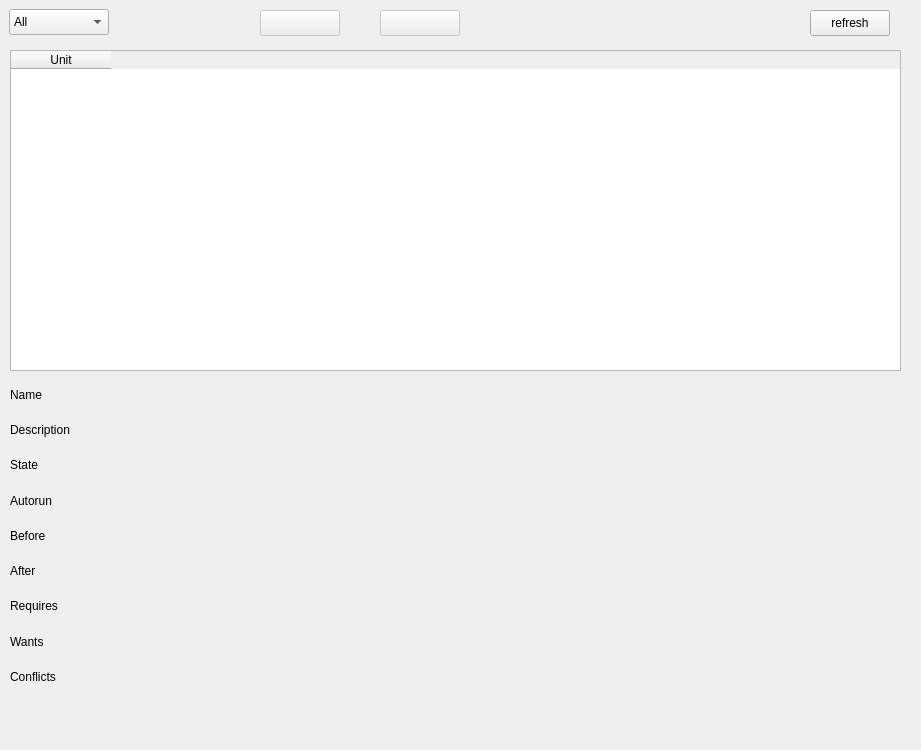
<?xml version="1.0" encoding="UTF-8"?>
<ui version="4.0">
 <class>Widget</class>
 <widget class="QWidget" name="Widget">
  <property name="geometry">
   <rect>
    <x>0</x>
    <y>0</y>
    <width>921</width>
    <height>750</height>
   </rect>
  </property>
  <property name="minimumSize">
   <size>
    <width>921</width>
    <height>750</height>
   </size>
  </property>
  <property name="maximumSize">
   <size>
    <width>921</width>
    <height>750</height>
   </size>
  </property>
  <property name="windowTitle">
   <string>Widget</string>
  </property>
  <widget class="QComboBox" name="comboBox">
   <property name="geometry">
    <rect>
     <x>9</x>
     <y>9</y>
     <width>100</width>
     <height>26</height>
    </rect>
   </property>
   <item>
    <property name="text">
     <string>All</string>
    </property>
   </item>
   <item>
    <property name="text">
     <string>Service</string>
    </property>
   </item>
   <item>
    <property name="text">
     <string>Mount</string>
    </property>
   </item>
   <item>
    <property name="text">
     <string>Swap</string>
    </property>
   </item>
   <item>
    <property name="text">
     <string>Socket</string>
    </property>
   </item>
   <item>
    <property name="text">
     <string>Target</string>
    </property>
   </item>
   <item>
    <property name="text">
     <string>Device</string>
    </property>
   </item>
   <item>
    <property name="text">
     <string>Automount</string>
    </property>
   </item>
   <item>
    <property name="text">
     <string>Timer</string>
    </property>
   </item>
   <item>
    <property name="text">
     <string>Path</string>
    </property>
   </item>
   <item>
    <property name="text">
     <string>Slice</string>
    </property>
   </item>
   <item>
    <property name="text">
     <string>Scope</string>
    </property>
   </item>
  </widget>
  <widget class="QTableWidget" name="tableWidget">
   <property name="enabled">
    <bool>true</bool>
   </property>
   <property name="geometry">
    <rect>
     <x>10</x>
     <y>50</y>
     <width>891</width>
     <height>321</height>
    </rect>
   </property>
   <property name="sizePolicy">
    <sizepolicy hsizetype="Expanding" vsizetype="Expanding">
     <horstretch>0</horstretch>
     <verstretch>0</verstretch>
    </sizepolicy>
   </property>
   <property name="maximumSize">
    <size>
     <width>1000</width>
     <height>16777215</height>
    </size>
   </property>
   <property name="layoutDirection">
    <enum>Qt::LeftToRight</enum>
   </property>
   <property name="autoFillBackground">
    <bool>false</bool>
   </property>
   <property name="editTriggers">
    <set>QAbstractItemView::AnyKeyPressed|QAbstractItemView::EditKeyPressed</set>
   </property>
   <property name="selectionMode">
    <enum>QAbstractItemView::SingleSelection</enum>
   </property>
   <property name="selectionBehavior">
    <enum>QAbstractItemView::SelectRows</enum>
   </property>
   <column>
    <property name="text">
     <string>Unit</string>
    </property>
   </column>
  </widget>
  <widget class="QPushButton" name="refreshButton">
   <property name="geometry">
    <rect>
     <x>810</x>
     <y>10</y>
     <width>80</width>
     <height>26</height>
    </rect>
   </property>
   <property name="text">
    <string>refresh</string>
   </property>
  </widget>
  <widget class="QWidget" name="gridLayoutWidget">
   <property name="geometry">
    <rect>
     <x>10</x>
     <y>380</y>
     <width>891</width>
     <height>311</height>
    </rect>
   </property>
   <layout class="QGridLayout" name="gridLayout" rowstretch="0,0,0,0,0,0,0,0,0" columnstretch="1,6" rowminimumheight="0,0,0,0,0,0,0,0,0">
    <property name="bottomMargin">
     <number>0</number>
    </property>
    <property name="horizontalSpacing">
     <number>6</number>
    </property>
    <item row="6" column="0">
     <widget class="QLabel" name="labelMoreRequiresStatic">
      <property name="mouseTracking">
       <bool>false</bool>
      </property>
      <property name="tabletTracking">
       <bool>false</bool>
      </property>
      <property name="inputMethodHints">
       <set>Qt::ImhNone</set>
      </property>
      <property name="text">
       <string>Requires</string>
      </property>
      <property name="textInteractionFlags">
       <set>Qt::LinksAccessibleByMouse</set>
      </property>
     </widget>
    </item>
    <item row="0" column="0">
     <widget class="QLabel" name="labelMoreNameStatic">
      <property name="text">
       <string>Name</string>
      </property>
     </widget>
    </item>
    <item row="6" column="1">
     <widget class="QLabel" name="labelMoreRequires">
      <property name="text">
       <string/>
      </property>
      <property name="textInteractionFlags">
       <set>Qt::LinksAccessibleByMouse|Qt::TextSelectableByMouse</set>
      </property>
     </widget>
    </item>
    <item row="1" column="0">
     <widget class="QLabel" name="labelMoreDescriptionStatic">
      <property name="text">
       <string>Description</string>
      </property>
     </widget>
    </item>
    <item row="7" column="1">
     <widget class="QLabel" name="labelMoreWants">
      <property name="text">
       <string/>
      </property>
      <property name="textInteractionFlags">
       <set>Qt::LinksAccessibleByMouse|Qt::TextSelectableByMouse</set>
      </property>
     </widget>
    </item>
    <item row="8" column="0">
     <widget class="QLabel" name="labelMoreConflictsStatic">
      <property name="mouseTracking">
       <bool>false</bool>
      </property>
      <property name="tabletTracking">
       <bool>false</bool>
      </property>
      <property name="inputMethodHints">
       <set>Qt::ImhNone</set>
      </property>
      <property name="text">
       <string>Conflicts</string>
      </property>
      <property name="textInteractionFlags">
       <set>Qt::LinksAccessibleByMouse</set>
      </property>
     </widget>
    </item>
    <item row="8" column="1">
     <widget class="QLabel" name="labelMoreConflicts">
      <property name="text">
       <string/>
      </property>
      <property name="textInteractionFlags">
       <set>Qt::LinksAccessibleByMouse|Qt::TextSelectableByMouse</set>
      </property>
     </widget>
    </item>
    <item row="7" column="0">
     <widget class="QLabel" name="labelMoreWantsStatic">
      <property name="mouseTracking">
       <bool>false</bool>
      </property>
      <property name="tabletTracking">
       <bool>false</bool>
      </property>
      <property name="inputMethodHints">
       <set>Qt::ImhNone</set>
      </property>
      <property name="text">
       <string>Wants</string>
      </property>
      <property name="textInteractionFlags">
       <set>Qt::LinksAccessibleByMouse</set>
      </property>
     </widget>
    </item>
    <item row="5" column="0">
     <widget class="QLabel" name="labelMoreAfterStatic">
      <property name="mouseTracking">
       <bool>false</bool>
      </property>
      <property name="tabletTracking">
       <bool>false</bool>
      </property>
      <property name="inputMethodHints">
       <set>Qt::ImhNone</set>
      </property>
      <property name="text">
       <string>After</string>
      </property>
      <property name="textInteractionFlags">
       <set>Qt::LinksAccessibleByMouse</set>
      </property>
     </widget>
    </item>
    <item row="0" column="1">
     <widget class="QLabel" name="labelMoreName">
      <property name="text">
       <string/>
      </property>
      <property name="textInteractionFlags">
       <set>Qt::LinksAccessibleByMouse|Qt::TextSelectableByMouse</set>
      </property>
     </widget>
    </item>
    <item row="4" column="1">
     <widget class="QLabel" name="labelMoreBefore">
      <property name="text">
       <string/>
      </property>
      <property name="textInteractionFlags">
       <set>Qt::LinksAccessibleByMouse|Qt::TextSelectableByMouse</set>
      </property>
     </widget>
    </item>
    <item row="1" column="1">
     <widget class="QLabel" name="labelMoreDescription">
      <property name="text">
       <string/>
      </property>
      <property name="textInteractionFlags">
       <set>Qt::LinksAccessibleByMouse|Qt::TextSelectableByMouse</set>
      </property>
     </widget>
    </item>
    <item row="3" column="1">
     <widget class="QLabel" name="labelMoreAutorun">
      <property name="text">
       <string/>
      </property>
      <property name="textInteractionFlags">
       <set>Qt::LinksAccessibleByMouse|Qt::TextSelectableByMouse</set>
      </property>
     </widget>
    </item>
    <item row="4" column="0">
     <widget class="QLabel" name="labelMoreBeforeStatic">
      <property name="mouseTracking">
       <bool>false</bool>
      </property>
      <property name="tabletTracking">
       <bool>false</bool>
      </property>
      <property name="inputMethodHints">
       <set>Qt::ImhNone</set>
      </property>
      <property name="text">
       <string>Before</string>
      </property>
      <property name="textInteractionFlags">
       <set>Qt::LinksAccessibleByMouse</set>
      </property>
     </widget>
    </item>
    <item row="5" column="1">
     <widget class="QLabel" name="labelMoreAfter">
      <property name="text">
       <string/>
      </property>
      <property name="textInteractionFlags">
       <set>Qt::LinksAccessibleByMouse|Qt::TextSelectableByMouse</set>
      </property>
     </widget>
    </item>
    <item row="3" column="0">
     <widget class="QLabel" name="labelMoreAutorunStatic">
      <property name="mouseTracking">
       <bool>false</bool>
      </property>
      <property name="tabletTracking">
       <bool>false</bool>
      </property>
      <property name="inputMethodHints">
       <set>Qt::ImhNone</set>
      </property>
      <property name="text">
       <string>Autorun</string>
      </property>
      <property name="textInteractionFlags">
       <set>Qt::LinksAccessibleByMouse</set>
      </property>
     </widget>
    </item>
    <item row="2" column="0">
     <widget class="QLabel" name="labelMoreStateStatic">
      <property name="mouseTracking">
       <bool>false</bool>
      </property>
      <property name="tabletTracking">
       <bool>false</bool>
      </property>
      <property name="inputMethodHints">
       <set>Qt::ImhNone</set>
      </property>
      <property name="text">
       <string>State</string>
      </property>
      <property name="textInteractionFlags">
       <set>Qt::LinksAccessibleByMouse</set>
      </property>
     </widget>
    </item>
    <item row="2" column="1">
     <widget class="QLabel" name="labelMoreState">
      <property name="text">
       <string/>
      </property>
      <property name="textInteractionFlags">
       <set>Qt::LinksAccessibleByMouse|Qt::TextSelectableByMouse</set>
      </property>
     </widget>
    </item>
   </layout>
  </widget>
  <widget class="QPushButton" name="startStopButton">
   <property name="enabled">
    <bool>false</bool>
   </property>
   <property name="geometry">
    <rect>
     <x>260</x>
     <y>10</y>
     <width>80</width>
     <height>26</height>
    </rect>
   </property>
   <property name="text">
    <string/>
   </property>
   <property name="autoDefault">
    <bool>false</bool>
   </property>
   <property name="default">
    <bool>false</bool>
   </property>
   <property name="flat">
    <bool>false</bool>
   </property>
  </widget>
  <widget class="QPushButton" name="enableDisableButton">
   <property name="enabled">
    <bool>false</bool>
   </property>
   <property name="geometry">
    <rect>
     <x>380</x>
     <y>10</y>
     <width>80</width>
     <height>26</height>
    </rect>
   </property>
   <property name="text">
    <string/>
   </property>
  </widget>
 </widget>
 <resources/>
 <connections/>
</ui>
